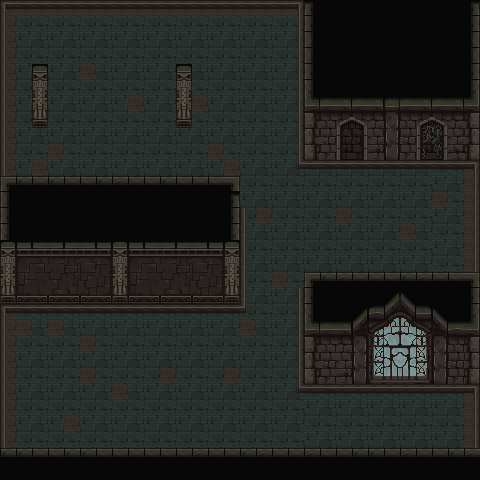

This is a level from a 2D game, rendered from its Tiled map with the project's own tilesets. A one-line summary and the map file follow, with tile-layer data summarised:
An orthogonal 30x30 tile map with 16x16 px tiles, 4 tile layers (layer1, layer2, layer3, layer4).

<map version="1.4" tiledversion="1.4.2" orientation="orthogonal" renderorder="right-down" compressionlevel="0" width="30" height="30" tilewidth="16" tileheight="16" infinite="0" nextlayerid="5" nextobjectid="1">
 <editorsettings>
  <export target="." format="tmx" />
 </editorsettings>
 <tileset firstgid="1" source="../textures/Jile.tsx" />
 <layer id="1" name="layer1" width="30" height="30">
  <data>[900 cells, 893 non-empty, 122 distinct tile ids]</data>
 </layer>
 <layer id="2" name="layer2" width="30" height="30">
  <data>[900 cells, 166 non-empty, 14 distinct tile ids]</data>
 </layer>
 <layer id="3" name="layer3" width="30" height="30">
  <data>[900 cells, 134 non-empty, 17 distinct tile ids]</data>
 </layer>
 <layer id="4" name="layer4" width="30" height="30">
  <data>[900 cells, 0 non-empty, 0 distinct tile ids]</data>
 </layer>
</map>
